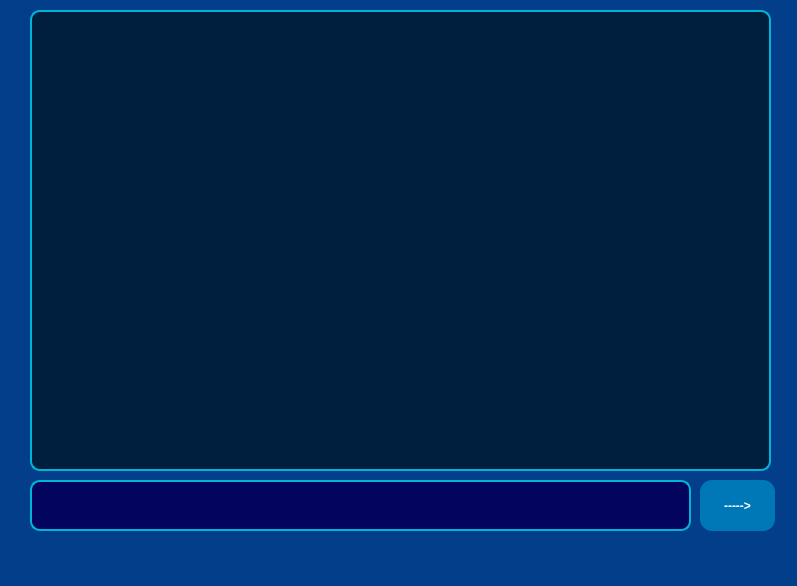
<?xml version="1.0" encoding="UTF-8"?>
<ui version="4.0">
 <class>ODIN</class>
 <widget class="QMainWindow" name="ODIN">
  <property name="geometry">
   <rect>
    <x>0</x>
    <y>0</y>
    <width>797</width>
    <height>586</height>
   </rect>
  </property>
  <property name="windowTitle">
   <string>ODIN - Optimized Digital Assistant For Internal HR</string>
  </property>
  <property name="windowIcon">
   <iconset>
    <normaloff>../image/1.png</normaloff>../image/1.png</iconset>
  </property>
  <property name="styleSheet">
   <string notr="true">background-color: #023E8A;</string>
  </property>
  <widget class="QWidget" name="centralwidget">
   <widget class="QPushButton" name="GO">
    <property name="geometry">
     <rect>
      <x>700</x>
      <y>480</y>
      <width>75</width>
      <height>51</height>
     </rect>
    </property>
    <property name="styleSheet">
     <string notr="true">border-radius: 12px;
background-color: #0077B6;
color: white;
padding: 8px 16px;
font-weight: bold;</string>
    </property>
    <property name="text">
     <string>-----&gt;</string>
    </property>
   </widget>
   <widget class="QLineEdit" name="LINE">
    <property name="geometry">
     <rect>
      <x>30</x>
      <y>480</y>
      <width>661</width>
      <height>51</height>
     </rect>
    </property>
    <property name="styleSheet">
     <string notr="true">font: 63 10pt &quot;Yu Gothic UI Semibold&quot;;
background-color: #03045E;
border: 2px solid #00B4D8;
border-radius: 10px;
padding: 6px 12px;
font-size: 14px;
color: #FFFFFF;</string>
    </property>
    <property name="text">
     <string/>
    </property>
   </widget>
   <widget class="QTextEdit" name="TEXT">
    <property name="geometry">
     <rect>
      <x>30</x>
      <y>10</y>
      <width>741</width>
      <height>461</height>
     </rect>
    </property>
    <property name="styleSheet">
     <string notr="true">background-color: #001f3f;
color: white;
font-family: 'Segoe UI';
font-size: 14px;
border: 2px solid #00b4d8;
border-radius: 10px;
padding: 10px;</string>
    </property>
    <property name="readOnly">
     <bool>true</bool>
    </property>
   </widget>
  </widget>
  <widget class="QMenuBar" name="menubar">
   <property name="geometry">
    <rect>
     <x>0</x>
     <y>0</y>
     <width>797</width>
     <height>21</height>
    </rect>
   </property>
  </widget>
  <widget class="QStatusBar" name="statusbar"/>
 </widget>
 <resources/>
 <connections/>
</ui>
